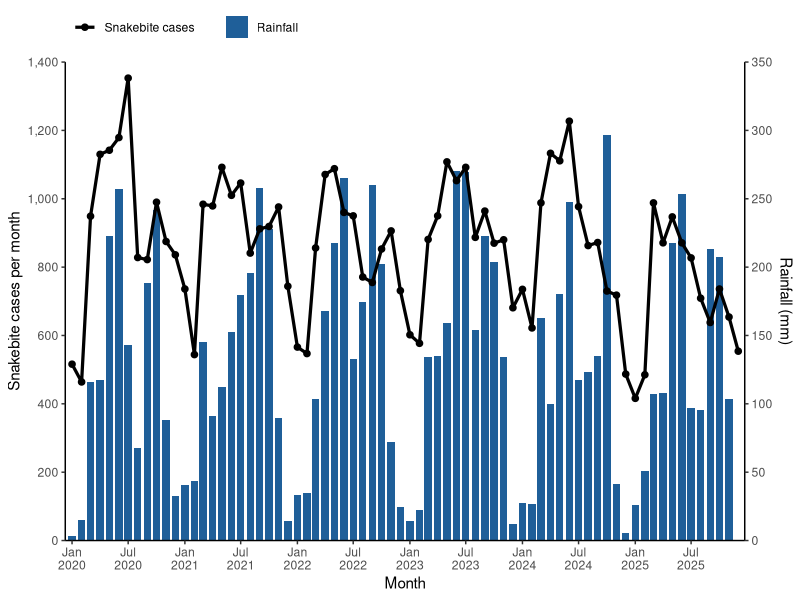
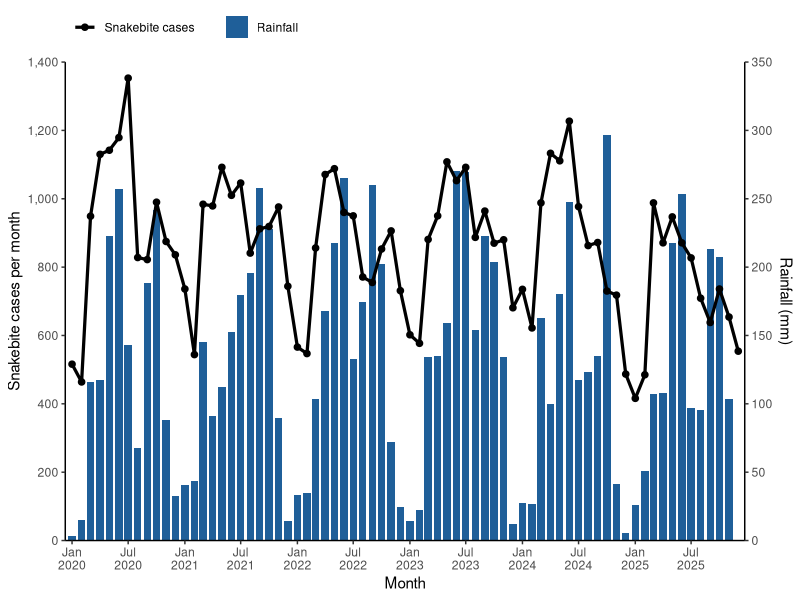
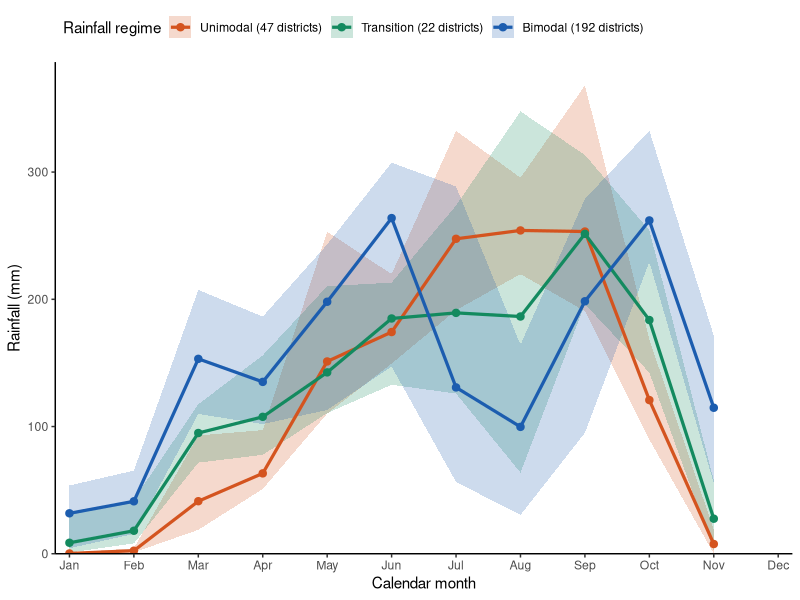
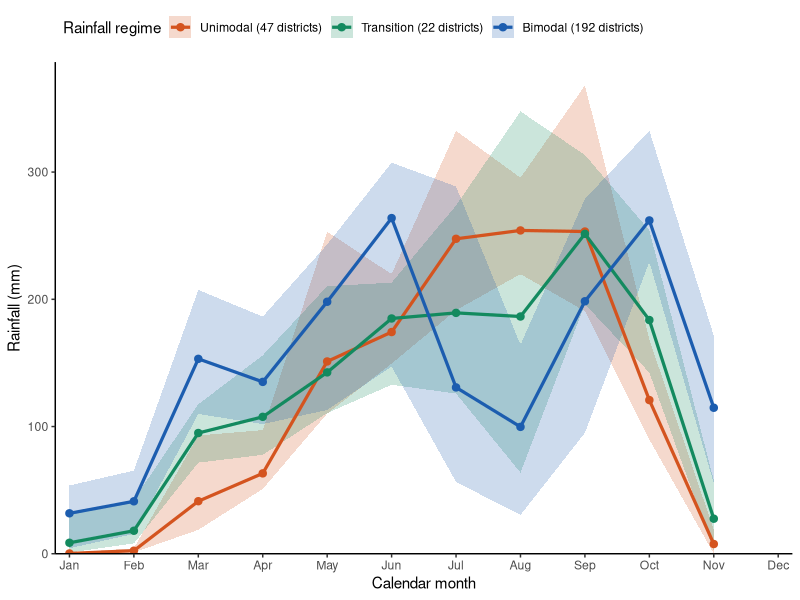
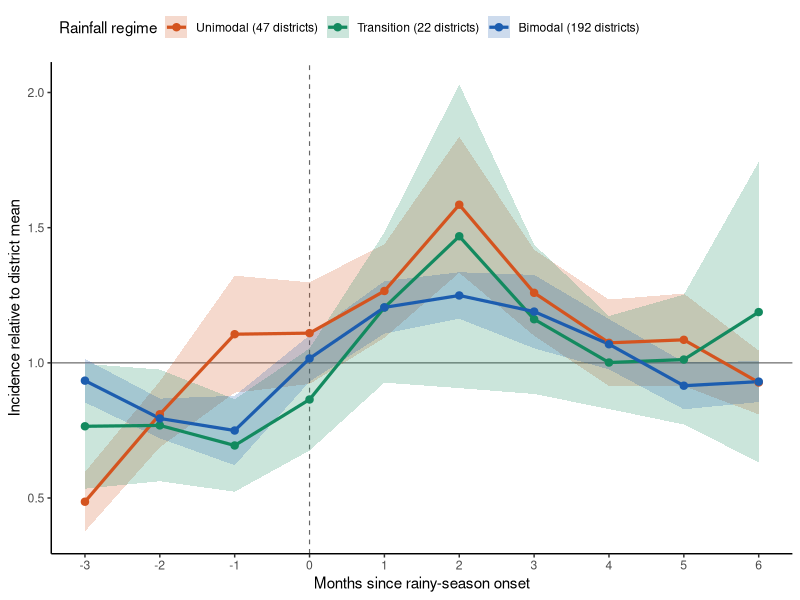
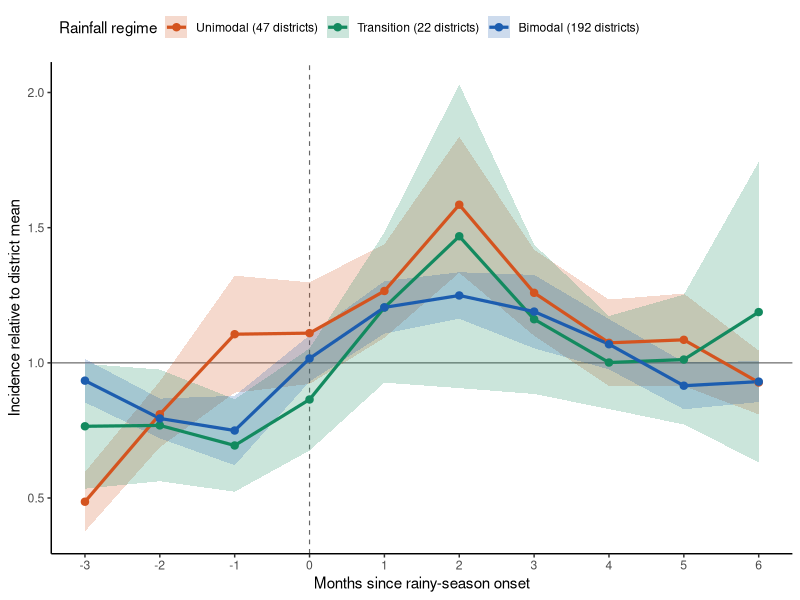

These figures' R source, in order:
# Descriptive figures for Results sections 3.1 and 3.2, January 2020 - December 2025.
#   Fig 2: national monthly snakebite cases (line, left axis) and monthly rainfall of the average district (bars, right axis)
#   Fig 3: monthly rainfall by calendar month and rainfall regime (line = mean over years, band = range over years)
#   Rainfall is the monthly total in mm (NASA POWER daily mean x days in the month), averaged over districts.
#   Fig 4: incidence relative to the district mean by months since rainy-season onset (mean and 95% CI over district-years);
#          onset = first month from February with mean rainfall >= 2 mm/day (section 2.3)
# Regime colours match the Fig 1 map. No titles on the images: captions are in the manuscript.
# Run from the repository root:  Rscript analysis/figures_descriptive.R
suppressPackageStartupMessages({
  library(readr); library(dplyr); library(tidyr); library(ggplot2); library(scales)
})

d <- read_csv("data/snakebite_unified_district_month.csv", show_col_types = FALSE) |>
  filter(include_main == 1) |>
  mutate(date = as.Date(paste0(date, "-01")),
         days = as.integer(as.Date(format(date + 31, "%Y-%m-01")) - date),
         rain_mm = rainfall * days)                      # monthly total rainfall (mm) from the daily mean (mm/day)

REG_COL <- c(Unimodal = "#D4541F", Transition = "#138A5F", Bimodal = "#1C5DAF")   # deeper shades of the Fig 1 map hues
REG_LAB <- c(Unimodal = "Unimodal (47 districts)", Transition = "Transition (22 districts)", Bimodal = "Bimodal (192 districts)")
CASE_COL <- "#000000"; RAIN_COL <- "#1F5F99"
d <- d |> mutate(regime = factor(tools::toTitleCase(regime), levels = names(REG_COL)))

theme_pub <- function(base = 11) {
  theme_classic(base_size = base) +
    theme(legend.position = "top", legend.justification = "left")
}
save_fig <- function(p, name, w, h) {
  ggsave(file.path("figures", paste0(name, ".png")), p, width = w, height = h, dpi = 300, bg = "white")
  ggsave(file.path("figures", paste0(name, ".pdf")), p, width = w, height = h, device = cairo_pdf, bg = "white")
  message("saved figures/", name, ".png and .pdf")
}

# ---- Fig 2: national monthly cases and rainfall --------------------------------------------------------
nat <- d |> group_by(date) |>
  summarise(cases = sum(cases_total), rainfall = mean(rain_mm, na.rm = TRUE), .groups = "drop")
K <- 4                                             # rainfall (mm) x K is drawn on the cases scale
p2 <- ggplot(nat, aes(date)) +
  geom_col(aes(y = rainfall * K, fill = "Rainfall"), width = 24) +
  geom_line(aes(y = cases, colour = "Snakebite cases"), linewidth = 1.1) +
  geom_point(aes(y = cases, colour = "Snakebite cases"), size = 1.9) +
  scale_fill_manual(values = c("Rainfall" = RAIN_COL), name = NULL) +
  scale_colour_manual(values = c("Snakebite cases" = CASE_COL), name = NULL) +
  scale_y_continuous(name = "Snakebite cases per month", labels = label_comma(), limits = c(0, 1400),
                     breaks = seq(0, 1400, 200), expand = c(0, 0),
                     sec.axis = sec_axis(~ . / K, name = "Rainfall (mm)", breaks = seq(0, 350, 50))) +
  scale_x_date(name = "Month", limits = as.Date(c("2019-12-10", "2025-12-22")),
               breaks = seq(as.Date("2020-01-01"), as.Date("2025-07-01"), by = "6 months"),
               date_labels = "%b\n%Y", expand = c(0, 0)) +
  guides(colour = guide_legend(order = 1), fill = guide_legend(order = 2)) +
  theme_pub()
save_fig(p2, "Fig2", 8.0, 4.6)

cat("\nNational monthly totals\n"); print(summary(nat$cases))
cat("max:"); print(nat[which.max(nat$cases), ]); cat("min:"); print(nat[which.min(nat$cases), ]); cat("rain range (mm):", range(nat$rainfall), "\n")
pk <- nat |> mutate(year = format(date, "%Y")) |> group_by(year) |>
  summarise(total = sum(cases), peak_month = format(date[which.max(cases)], "%b"), peak = max(cases),
            low_month = format(date[which.min(cases)], "%b"), low = min(cases),
            rain_peak = format(date[which.max(rainfall)], "%b"))
print(pk)
cat("correlation of cases with rainfall at lags 0-3 months:\n")
for (k in 0:3) cat(" lag", k, round(cor(nat$cases[(k + 1):nrow(nat)], nat$rainfall[1:(nrow(nat) - k)]), 2), "\n")

# ---- Fig 3: rainfall by calendar month and regime ------------------------------------------------------
rs <- d |> group_by(regime, year, month) |> summarise(rain = mean(rain_mm), .groups = "drop") |>
  group_by(regime, month) |> summarise(mean = mean(rain), lo = min(rain), hi = max(rain), .groups = "drop")
p3 <- ggplot(rs, aes(month, mean, colour = regime, fill = regime)) +
  geom_ribbon(aes(ymin = lo, ymax = hi), alpha = 0.22, colour = NA) +
  geom_line(linewidth = 1.1) + geom_point(size = 2.2) +
  scale_colour_manual(values = REG_COL, labels = REG_LAB, name = "Rainfall regime") +
  scale_fill_manual(values = REG_COL, labels = REG_LAB, name = "Rainfall regime") +
  scale_x_continuous(breaks = 1:12, labels = month.abb, expand = expansion(mult = 0.02)) +
  scale_y_continuous(limits = c(0, NA), expand = expansion(mult = c(0, 0.05))) +
  labs(x = "Calendar month", y = "Rainfall (mm)") + theme_pub()
save_fig(p3, "Fig3", 7.0, 4.4)
print(as.data.frame(rs |> mutate(across(c(mean, lo, hi), \(x) round(x)))))

# ---- Fig 4: relative incidence by months since onset ---------------------------------------------------
d <- d |> mutate(rate = cases_total / population) |> group_by(district) |> mutate(rr = rate / mean(rate)) |> ungroup()
onset <- d |> filter(month >= 2, rainfall >= 2) |> group_by(district, year, regime) |>
  summarise(t0 = min(t), .groups = "drop")
ev <- onset |> crossing(k = -3:6) |> mutate(t = t0 + k) |>
  inner_join(select(d, district, t, rr), by = c("district", "t")) |>
  group_by(regime, k) |> summarise(m = mean(rr), se = sd(rr) / sqrt(n()), .groups = "drop") |>
  mutate(lo = m - 1.96 * se, hi = m + 1.96 * se)
p4 <- ggplot(ev, aes(k, m, colour = regime, fill = regime)) +
  geom_hline(yintercept = 1, colour = "grey40", linewidth = 0.4) +
  geom_vline(xintercept = 0, colour = "grey40", linewidth = 0.4, linetype = "dashed") +
  geom_ribbon(aes(ymin = lo, ymax = hi), alpha = 0.22, colour = NA) +
  geom_line(linewidth = 1.1) + geom_point(size = 2.2) +
  scale_colour_manual(values = REG_COL, labels = REG_LAB, name = "Rainfall regime") +
  scale_fill_manual(values = REG_COL, labels = REG_LAB, name = "Rainfall regime") +
  scale_x_continuous(breaks = -3:6) +
  labs(x = "Months since rainy-season onset", y = "Incidence relative to district mean") + theme_pub()
save_fig(p4, "Fig4", 7.0, 4.4)
cat("\nRelative incidence by months since onset\n"); print(as.data.frame(ev |> mutate(across(c(m, lo, hi), \(x) round(x, 2)))))
